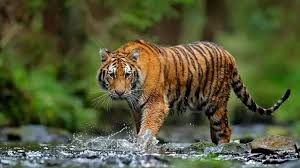
#> input picture OpencvTesteProjeto/Imagens/tigerimage.jpg, 300 x 168 px
$ python Color_edit.py
#> lines starting #> are read from the running program, lines starting #| are printed output that depends on the picture
#Biblioteca Opencv
import cv2
#armazenando caminho da imagem em uma variável
caminho_imagem = "Imagens/tigerimage.jpg"
#lendo a imagem e armazenando em uma variavel, assim como alguns exemplos de variações usando o opencv
img = cv2.imread(caminho_imagem)
#> img is the input picture: shape (168, 300, 3); mean B, G, R 55.5, 88.9, 85.3
grayimg = cv2.cvtColor(img, cv2.COLOR_BGR2GRAY)
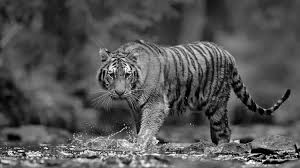
#> grayimg: shape (168, 300); min 0, max 255, mean 84
rgbimg = cv2.cvtColor(img, cv2.COLOR_BGR2RGB)
hsvimg = cv2.cvtColor(img, cv2.COLOR_BGR2HSV)
#> hsvimg: shape (168, 300, 3); mean H, S, V 41.8, 126, 96.7
#Mostrando as imagens na tela
cv2.imshow("window", img)
cv2.imshow("window-gray", grayimg)
cv2.imshow("window-rgb", rgbimg)
cv2.imshow("window-hsv", hsvimg)
cv2.waitKey(0)

$ run again, with OpencvTesteProjeto/Imagens/catimage.jpg copied over OpencvTesteProjeto/Imagens/tigerimage.jpg
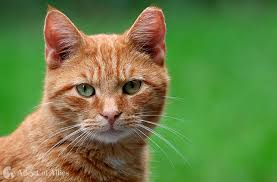
#> input picture OpencvTesteProjeto/Imagens/catimage.jpg, 277 x 182 px
#> img is the input picture: shape (182, 277, 3); mean B, G, R 69.2, 129.5, 105.6
#> `grayimg = cv2.cvtColor(img, cv2.COLOR_BGR2GRAY)`:
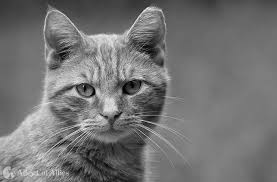
#> grayimg: shape (182, 277); min 1, max 247, mean 115.5
#> hsvimg: shape (182, 277, 3); mean H, S, V 38.2, 138.8, 147.4

$ run again, with OpencvTesteProjeto/Imagens/elephantimage.jpg copied over OpencvTesteProjeto/Imagens/tigerimage.jpg
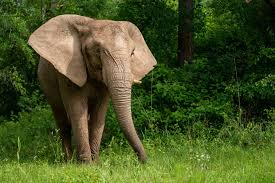
#> input picture OpencvTesteProjeto/Imagens/elephantimage.jpg, 275 x 183 px
#> img is the input picture: shape (183, 275, 3); mean B, G, R 36.4, 82.5, 69.3
#> `grayimg = cv2.cvtColor(img, cv2.COLOR_BGR2GRAY)`:
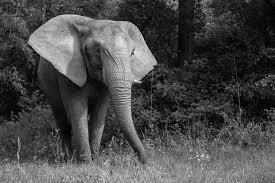
#> grayimg: shape (183, 275); min 0, max 237, mean 73.3
#> hsvimg: shape (183, 275, 3); mean H, S, V 39.7, 174, 87.6

$ run again, with OpencvTesteProjeto/Imagens/pandaimage.jpg copied over OpencvTesteProjeto/Imagens/tigerimage.jpg
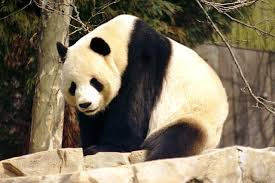
#> input picture OpencvTesteProjeto/Imagens/pandaimage.jpg, 275 x 183 px
#> img is the input picture: shape (183, 275, 3); mean B, G, R 94.6, 115.9, 127.3
#> `grayimg = cv2.cvtColor(img, cv2.COLOR_BGR2GRAY)`:
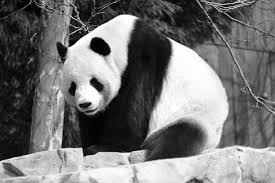
#> grayimg: shape (183, 275); min 0, max 255, mean 116.9
#> hsvimg: shape (183, 275, 3); mean H, S, V 34.2, 89.3, 128.7
